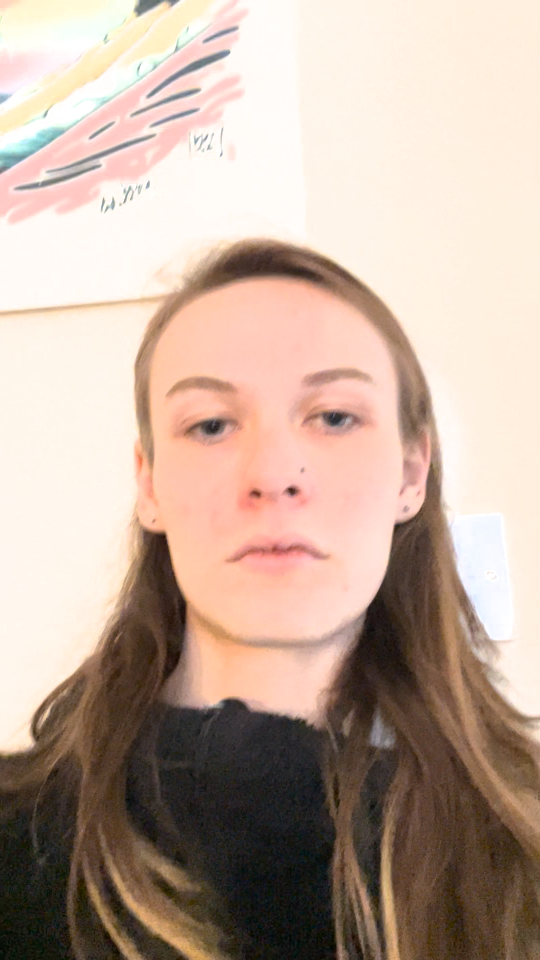
#> input picture frame 3 of Raw_Clips/video/amber007.MOV, 1080 x 1920 px (shown at 1/2 size)
$ python generate_visual_features.py
#> lines starting #> are read from the running program, lines starting #| are printed output that depends on the picture; after the words box and inside, x2 and y2 are one past the last pixel; in counts of white or black regions, pixels touching at a corner belong together
### Utilities/video_feature_extraction.py
import cv2 as cv
import numpy as np
import matplotlib.pyplot as plt
from pathlib import Path
import sklearn.decomposition

def main(path_to_video = "Raw_Clips/video/ahmed001.MOV", filename = "ahmed001", folderName = "Visual_Features_Edge_Detection", PCA = False, shape = False, edge_detection = True):
  # models' settings
#> called with filename = 'amber007', folderName = 'Visual_Features_Edge_Only', PCA = False, shape = False, edge_detection = True
  face_detector = cv.CascadeClassifier("detectors/haarcascade_frontalface_default.xml")
  mouth_detector = cv.CascadeClassifier("detectors/haarcascade_smile.xml")

  cap = cv.VideoCapture(path_to_video)
  # fps = cap.get(cv.CAP_PROP_FPS)
  # sleep = int(1000 / fps)

  new_image_width = 640   # downsample the image

  frame_count = int(cap.get(cv.CAP_PROP_FRAME_COUNT))
  final_smile_width = 100
  final_smile_height = int(final_smile_width/2)
  if shape and PCA:
    features = np.empty((frame_count, 50*10 + 2))
  elif shape and not edge_detection:
    features = np.empty((frame_count, 2))
  elif PCA and not edge_detection:
    features = np.empty((frame_count, 50, 10))
  elif edge_detection and not (shape or PCA):
    features = []
  else:
    print("No features selected")
    return

  # run continuously
  while cap.isOpened():
    ret, frm = cap.read()
#> frm is the input picture: shape (1920, 1080, 3); mean B, G, R 156.1, 170.1, 191.9
    if not ret:
      break

    # resize image to 640 width
    new_image_height = int(new_image_width * frm.shape[0] / frm.shape[1])
#> new_image_height = 1137
    frm_resized = cv.resize(frm, (new_image_width, new_image_height))
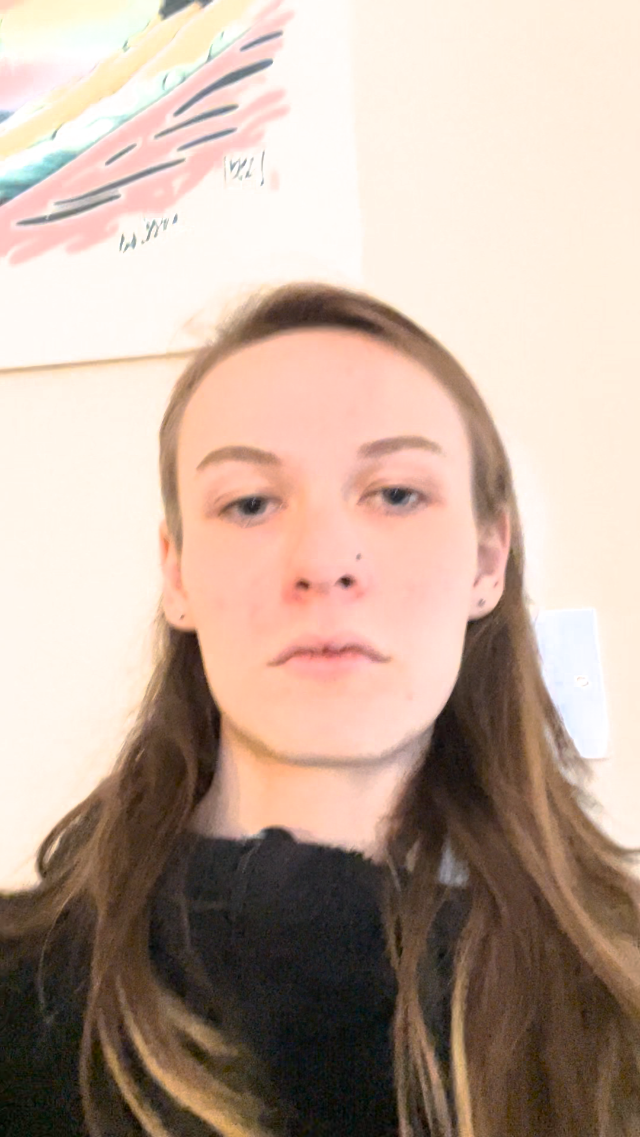
#> frm_resized: shape (1137, 640, 3); mean B, G, R 156, 170.1, 191.8

    # apply face detection
    face_bbox = face_detector.detectMultiScale(frm_resized, scaleFactor=1.2, minNeighbors=5, minSize=(50, 50))
#> face_bbox = [[122, 340, 406, 406]]
    if len(face_bbox) > 0:
      for (face_x1, face_y1, face_width, face_height) in face_bbox:
        face_RoI = frm_resized[face_y1:face_y1 + face_height, face_x1:face_x1 + face_width]

        face_RoI_bttm_limit = int(face_height * .65) # mouth search region, bottom 35% of the face region

        # apply mouth/smile detection to the face ROI
        smile_bboxes = mouth_detector.detectMultiScale(face_RoI[face_RoI_bttm_limit:, :, :], scaleFactor=1.15,
                                                     minNeighbors=15, minSize=(15, 15))


        if len(smile_bboxes) > 0:
          for (smile_x1, smile_y1, smile_width, smile_height) in smile_bboxes:
            smile_RoI = face_RoI[face_RoI_bttm_limit + smile_y1:face_RoI_bttm_limit + smile_y1 + int(smile_width/2), smile_x1:smile_x1 + smile_width]

            smile_RoI = cv.cvtColor(smile_RoI, cv.COLOR_BGR2GRAY)

            smile_RoI_resized = cv.resize(smile_RoI, (final_smile_width, final_smile_height))

            smile_RoI_dct = cv.dct(np.float32(smile_RoI_resized))
            smile_RoI_dct_trunc = np.copy(smile_RoI_dct)
            for i in range(0, final_smile_height):
              for j in range(0, final_smile_width):
                if (i+j) > 100:
                  smile_RoI_dct_trunc[i, j] = 0

            smile_RoI_resized_new = cv.idct(smile_RoI_dct_trunc)


            if (edge_detection):
              smile_RoI_resized_blurred = cv.GaussianBlur(smile_RoI_resized_new, (3, 3), 0)

              sobelx = cv.Sobel(smile_RoI_resized_blurred, cv.CV_64F, 1, 0, ksize=3)
              sobely = cv.Sobel(smile_RoI_resized_blurred, cv.CV_64F, 0, 1, ksize=3)

              gradient_magnitude = cv.magnitude(sobelx, sobely)
              converted_gradient_magnitude = cv.convertScaleAbs(gradient_magnitude)

              smile_RoI_resized_binary = cv.threshold(converted_gradient_magnitude, 100, 255, cv.THRESH_BINARY + cv.THRESH_OTSU)[1]

              final_feature_data, _ = cv.findContours(smile_RoI_resized_binary, cv.RETR_EXTERNAL, cv.CHAIN_APPROX_SIMPLE)


            else:
              final_feature_data = smile_RoI_resized_new
              pca = sklearn.decomposition.PCA(n_components=10)
              pca.fit(final_feature_data)
              final_feature_data = pca.transform(final_feature_data)

            if shape and PCA:
              features[int(cap.get(cv.CAP_PROP_POS_FRAMES)-1)] = np.concatenate((final_feature_data.flatten(), [smile_height, smile_width]))
            elif shape:
              features[int(cap.get(cv.CAP_PROP_POS_FRAMES)-1)] = [smile_height, smile_width]
            elif PCA:
              features[int(cap.get(cv.CAP_PROP_POS_FRAMES)-1)] = final_feature_data
            elif edge_detection:
              features.append(final_feature_data)
#> this loop made 1 pass
#> (face_x1, face_y1, face_width, face_height, face_RoI_bttm_limit) on pass 1: (122, 340, 406, 406, 263)
#> pass 1, in main, `face_RoI = frm_resized[face_y1:face_y1 + face_height, face_x1:face_x1 ..`:
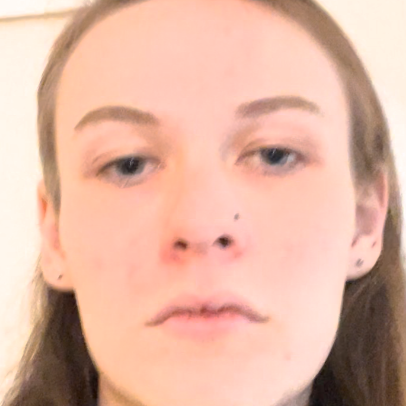
#> face_RoI: shape (406, 406, 3); mean B, G, R 163.1, 181.7, 226.1
#> after the loop, features = []

  # [6 lines of commented-out code are left out]

  if edge_detection:
    features = np.array(features, dtype=object)

  try:
    Path(folderName).mkdir()
  except FileExistsError:
    print("folder found")
  except PermissionError:
    print("Could not create folder")
  np.save(folderName + "/" + filename + ".npy", features)


# main()

### Utilities/generate_visual_features.py
from pathlib import Path
import video_feature_extraction
import soundfile as sf

# Generates visual features for all files in Raw_Clips

directory = "C:/Users/thoma/Documents/GitHub/AVCoursework2/Raw_Clips/video"
files = Path(directory).glob("*")
for filename in files:
  name = filename.name.replace(".MOV", "")
  video_feature_extraction.main(filename, name, "Visual_Features_Edge_Only", False, False, True) # Manually iterate per run
